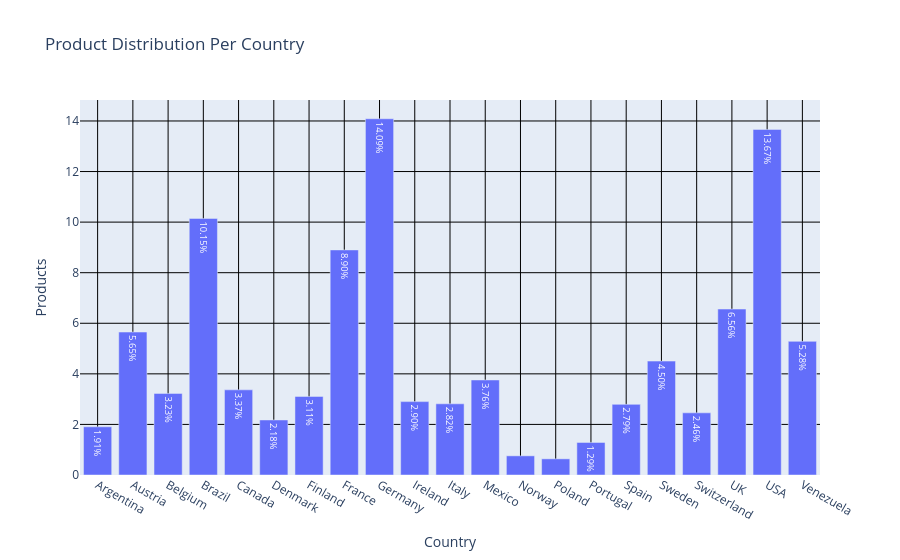

Here is the notebook cell this chart was saved with:
### Markdown cell above
##### Bivariate Analysis

### Code cell
## products distribution per country

table = pd.pivot_table(data = data, index = "destination_country", values = "ProductName", aggfunc="count", sort="Descending")
table = table.rename(columns = {"ProductName" : "Products"}, index={"destination_country" : "Country"})
table["Products"] = (table["Products"] / table["Products"].sum())*100

# resetting the index
table = table.reset_index()

import plotly.express as px

# plotly bar chart
fig = px.bar(
    table,
    x="destination_country",
    y="Products",
    orientation="v",
    title="Product Distribution Per Country",
    text=table["Products"].apply(lambda x: f"{x:.2f}%")
)

fig.update_traces(
    textposition="inside",
    hovertemplate="%{x} : %{y:.2f}%"
)

fig.update_layout(
    xaxis=dict(
        title="Country",
        showgrid=True,
        gridcolor="black",
        zeroline=False
    ),
    yaxis=dict(
        title="Products",
        showgrid=True,
        gridcolor="black",
        zeroline=False
    ),
    uniformtext_minsize=8,
    uniformtext_mode="hide"
)

fig.show()

### Figure 1 — Plotly figure (JSON) as saved in the notebook; plotly's stock layout.template omitted (floating-point values rounded to 4 significant figures)
{"data": [{"alignmentgroup": "True", "hovertemplate": "%{x} : %{y:.2f}%", "legendgroup": "", "marker": {"color": "#636efa", "pattern": {"shape": ""}}, "name": "", "offsetgroup": "", "orientation": "v", "showlegend": false, "text": ["1.91%", "5.65%", "3.23%", "10.15%", "3.37%", "2.18%", "3.11%", "8.90%", "14.09%", "2.90%", "2.82%", "3.76%", "0.76%", "0.64%", "1.29%", "2.79%", "4.50%", "2.46%", "6.56%", "13.67%", "5.28%"], "textposition": "inside", "type": "bar", "x": ["Argentina", "Austria", "Belgium", "Brazil", "Canada", "Denmark", "Finland", "France", "Germany", "Ireland", "Italy", "Mexico", "Norway", "Poland", "Portugal", "Spain", "Sweden", "Switzerland", "UK", "USA", "Venezuela"], "xaxis": "x", "y": [1.906, 5.652, 3.227, 10.15, 3.368, 2.177, 3.108, 8.901, 14.09, 2.902, 2.815, 3.757, 0.758, 0.6389, 1.289, 2.794, 4.505, 2.458, 6.562, 13.67, 5.284], "yaxis": "y"}], "layout": {"autosize": true, "barmode": "relative", "legend": {"tracegroupgap": 0}, "title": {"text": "Product Distribution Per Country"}, "uniformtext": {"minsize": 8, "mode": "hide"}, "xaxis": {"anchor": "y", "autorange": true, "domain": [0, 1], "gridcolor": "black", "range": [-0.5, 20.5], "showgrid": true, "title": {"text": "Country"}, "type": "category", "zeroline": false}, "yaxis": {"anchor": "x", "autorange": true, "domain": [0, 1], "gridcolor": "black", "range": [0, 14.83], "showgrid": true, "title": {"text": "Products"}, "type": "linear", "zeroline": false}}}
